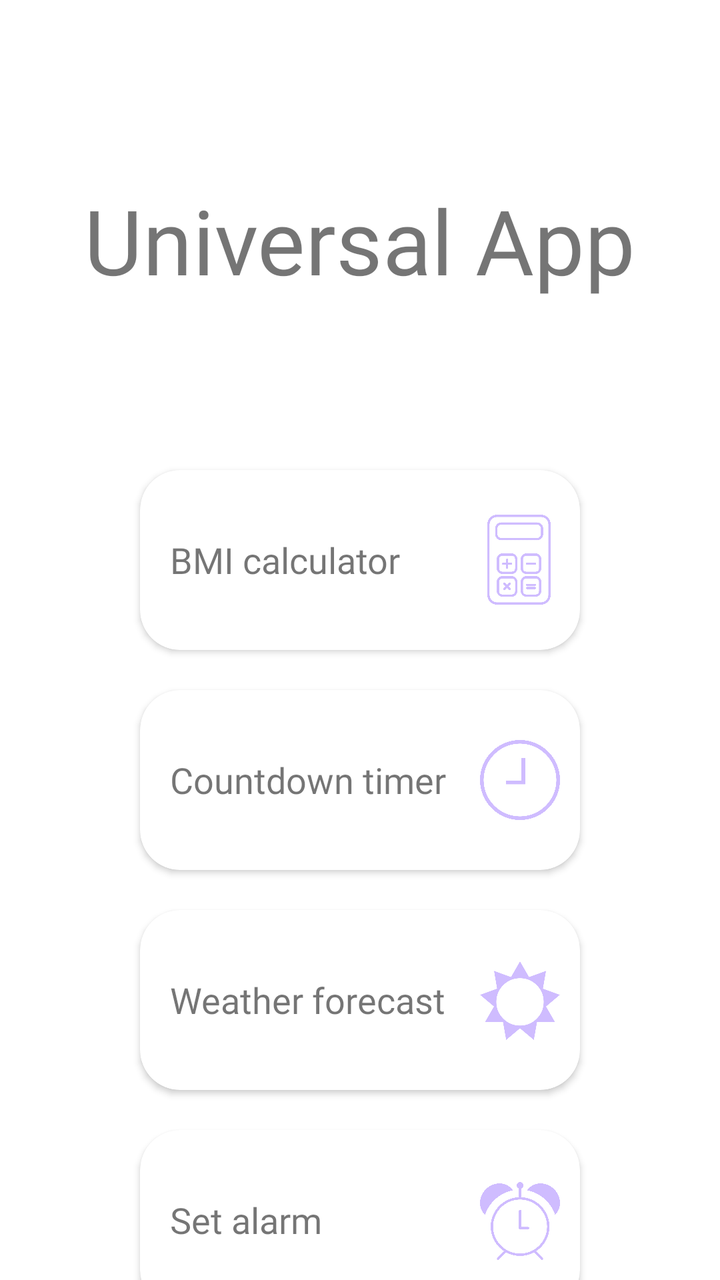
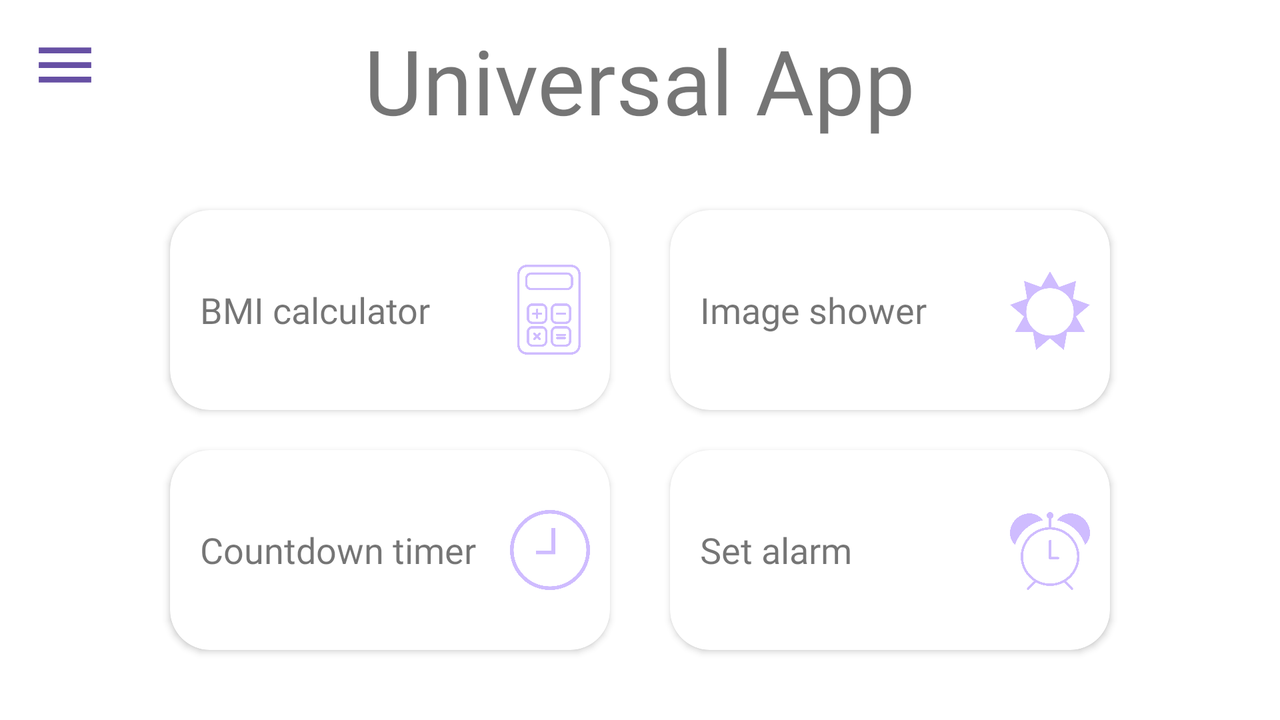

The same Android screen from two of the app's own layout files: first res/layout/ as a phone draws it, then the repository's variant for another configuration, drawn on a device whose configuration selects that folder. Both files follow.
<!-- AndroidManifest.xml: application theme AppTheme -->
<!-- res/layout/activity_main.xml -->
<?xml version="1.0" encoding="utf-8"?>
<androidx.appcompat.widget.LinearLayoutCompat xmlns:android="http://schemas.android.com/apk/res/android"
    xmlns:app="http://schemas.android.com/apk/res-auto"
    xmlns:tools="http://schemas.android.com/tools"
    android:layout_width="match_parent"
    android:layout_height="match_parent"
    android:gravity="center_horizontal"
    android:orientation="vertical"
    android:paddingLeft="16dp"
    android:paddingRight="16dp">

    <TextView
        android:id="@+id/textView"
        android:layout_width="wrap_content"
        android:layout_height="wrap_content"
        android:layout_marginTop="90sp"
        android:layout_marginBottom="70sp"
        android:fontFamily="@font/baloo"
        android:text="@string/choose"
        android:textSize="45sp" />

    <LinearLayout
        android:layout_width="250dp"
        android:layout_height="450dp"
        android:orientation="vertical"
        android:padding="5dp">

        <androidx.cardview.widget.CardView
            android:id="@+id/cardView1"
            android:layout_width="match_parent"
            android:layout_height="0dp"
            android:layout_margin="10dp"
            android:layout_weight="1"
            app:cardCornerRadius="20dp"
            android:clickable="true"
            android:foreground="?attr/selectableItemBackgroundBorderless"
            android:focusable="true">
            

            <RelativeLayout
                android:layout_width="match_parent"
                android:layout_height="match_parent">

                <TextView
                    android:id="@+id/calc1"
                    android:layout_width="wrap_content"
                    android:layout_height="wrap_content"
                    android:layout_centerVertical="true"
                    android:layout_marginStart="15dp"
                    android:fontFamily="@font/baloo"
                    android:text="@string/bmi_calculator"
                    android:textSize="18sp" />

                <ImageView
                    android:id="@+id/img1"
                    android:layout_width="45dp"
                    android:layout_height="45dp"
                    android:layout_alignParentEnd="true"
                    android:layout_centerVertical="true"
                    android:layout_marginEnd="8dp"
                    app:srcCompat="@drawable/calc1"
                    app:tint="@color/md_theme_light_inversePrimary" />

            </RelativeLayout>
        </androidx.cardview.widget.CardView>

        <androidx.cardview.widget.CardView
            android:layout_width="match_parent"
            android:layout_height="0dp"
            android:layout_margin="10dp"
            android:layout_weight="1"
            app:cardCornerRadius="20dp"
            android:clickable="true"
            android:foreground="?attr/selectableItemBackgroundBorderless"
            android:focusable="true">

            <RelativeLayout
                android:layout_width="match_parent"
                android:layout_height="match_parent">

                <TextView
                    android:layout_width="wrap_content"
                    android:layout_height="wrap_content"
                    android:layout_centerVertical="true"
                    android:layout_marginStart="15dp"
                    android:fontFamily="@font/baloo"
                    android:text="@string/countdown_timer"
                    android:textSize="18sp" />

                <ImageView
                    android:id="@+id/img2"
                    android:layout_width="40dp"
                    android:layout_height="40dp"
                    android:layout_alignParentEnd="true"
                    android:layout_centerVertical="true"
                    android:layout_marginEnd="10dp"
                    app:srcCompat="@drawable/clock1"
                    app:tint="@color/md_theme_light_inversePrimary" />
            </RelativeLayout>
        </androidx.cardview.widget.CardView>

        <androidx.cardview.widget.CardView
            android:layout_width="match_parent"
            android:layout_height="0dp"
            android:layout_margin="10dp"
            android:layout_weight="1"
            app:cardCornerRadius="20dp"
            android:clickable="true"
            android:foreground="?attr/selectableItemBackgroundBorderless"
            android:focusable="true">

            <RelativeLayout
                android:layout_width="match_parent"
                android:layout_height="match_parent">

                <TextView
                    android:layout_width="wrap_content"
                    android:layout_height="wrap_content"
                    android:layout_centerVertical="true"
                    android:layout_marginStart="15dp"
                    android:fontFamily="@font/baloo"
                    android:text="@string/weather_forecast"
                    android:textSize="18sp" />

                <ImageView
                    android:id="@+id/img3"
                    android:layout_width="40dp"
                    android:layout_height="40dp"
                    android:layout_alignParentEnd="true"
                    android:layout_centerVertical="true"
                    android:layout_marginEnd="10dp"
                    app:srcCompat="@drawable/sun1"
                    app:tint="@color/md_theme_light_inversePrimary" />
            </RelativeLayout>
        </androidx.cardview.widget.CardView>

        <androidx.cardview.widget.CardView
            android:layout_width="match_parent"
            android:layout_height="0dp"
            android:layout_margin="10dp"
            android:layout_weight="1"
            app:cardCornerRadius="20dp"
            android:clickable="true"
            android:foreground="?attr/selectableItemBackgroundBorderless"
            android:focusable="true">

            <RelativeLayout
                android:layout_width="match_parent"
                android:layout_height="match_parent">

                <TextView
                    android:layout_width="wrap_content"
                    android:layout_height="wrap_content"
                    android:layout_centerVertical="true"
                    android:layout_marginStart="15dp"
                    android:fontFamily="@font/baloo"
                    android:text="@string/alarm"
                    android:textSize="18sp" />

                <ImageView
                    android:id="@+id/img4"
                    android:layout_width="40dp"
                    android:layout_height="40dp"
                    android:layout_alignParentEnd="true"
                    android:layout_centerVertical="true"
                    android:layout_marginEnd="10dp"
                    app:srcCompat="@drawable/alarm1"
                    app:tint="@color/md_theme_light_inversePrimary" />
            </RelativeLayout>
        </androidx.cardview.widget.CardView>
    </LinearLayout>


</androidx.appcompat.widget.LinearLayoutCompat>
<!-- resources referenced by this layout -->
<resources>
  <color name="md_theme_light_inversePrimary">#CFBCFF</color>
  <!-- drawable alarm1: png bitmap (drawable, 547667 bytes) -->
  <!-- drawable calc1: png bitmap (drawable, 431502 bytes) -->
  <!-- drawable clock1: png bitmap (drawable, 429438 bytes) -->
  <!-- drawable sun1: png bitmap (drawable, 199314 bytes) -->
  <string name="alarm">Set alarm</string>
  <string name="bmi_calculator">BMI calculator</string>
  <string name="choose">Universal App</string>
  <string name="countdown_timer">Countdown timer</string>
  <string name="weather_forecast">Weather forecast</string>
</resources>
<!-- res/layout-land/activity_main.xml (the repository's variant of the layout above) -->
<!-- drawn on the phone turned sideways -->
<?xml version="1.0" encoding="utf-8"?>
<androidx.drawerlayout.widget.DrawerLayout xmlns:android="http://schemas.android.com/apk/res/android"
    xmlns:app="http://schemas.android.com/apk/res-auto"
    xmlns:tools="http://schemas.android.com/tools"
    android:id="@+id/drawerLayout"
    android:layout_width="match_parent"
    android:layout_height="match_parent">

    <androidx.constraintlayout.widget.ConstraintLayout
        android:layout_width="match_parent"
        android:layout_height="match_parent">

        <LinearLayout
            android:layout_width="match_parent"
            android:layout_height="50dp"
            android:orientation="horizontal"
            tools:ignore="MissingConstraints">

            <ImageView
                android:id="@+id/openNavDrawer"
                android:layout_width="35dp"
                android:layout_height="35dp"
                android:layout_marginStart="15dp"
                android:layout_marginTop="15dp"
                android:contentDescription="@string/goBack"
                android:src="@drawable/menu"
                tools:ignore="MissingConstraints" />

        </LinearLayout>

        <androidx.appcompat.widget.LinearLayoutCompat
            android:layout_width="match_parent"
            android:layout_height="match_parent"
            android:gravity="center_horizontal"
            android:orientation="vertical"
            android:paddingLeft="16dp"
            android:paddingRight="16dp"
            tools:layout_editor_absoluteX="0dp"
            tools:layout_editor_absoluteY="0dp">

            <TextView
                android:id="@+id/textView"
                android:layout_width="wrap_content"
                android:layout_height="wrap_content"
                android:layout_marginTop="10sp"
                android:layout_marginBottom="20sp"
                android:fontFamily="@font/baloo"
                android:text="@string/choose"
                android:textSize="45sp" />

            <LinearLayout
                android:layout_width="wrap_content"
                android:layout_height="250dp"
                android:orientation="horizontal">

                <LinearLayout
                    android:layout_width="250dp"
                    android:layout_height="250dp"
                    android:orientation="vertical"
                    android:padding="5dp">

                    <androidx.cardview.widget.CardView
                        android:id="@+id/cardView1"
                        android:layout_width="match_parent"
                        android:layout_height="0dp"
                        android:layout_margin="10dp"
                        android:layout_weight="1"
                        android:clickable="true"
                        android:focusable="true"
                        android:foreground="?attr/selectableItemBackgroundBorderless"
                        app:cardCornerRadius="20dp">
                        

                        <RelativeLayout
                            android:layout_width="match_parent"
                            android:layout_height="match_parent">

                            <TextView
                                android:id="@+id/calc1"
                                android:layout_width="wrap_content"
                                android:layout_height="wrap_content"
                                android:layout_centerVertical="true"
                                android:layout_marginStart="15dp"
                                android:fontFamily="@font/baloo"
                                android:text="@string/bmi_calculator"
                                android:textSize="18sp" />

                            <ImageView
                                android:id="@+id/img1"
                                android:layout_width="45dp"
                                android:layout_height="45dp"
                                android:layout_alignParentEnd="true"
                                android:layout_centerVertical="true"
                                android:layout_marginEnd="8dp"
                                app:srcCompat="@drawable/calc1"
                                app:tint="@color/md_theme_light_inversePrimary" />

                        </RelativeLayout>
                    </androidx.cardview.widget.CardView>

                    <androidx.cardview.widget.CardView
                        android:id="@+id/cardView2"
                        android:layout_width="match_parent"
                        android:layout_height="0dp"
                        android:layout_margin="10dp"
                        android:layout_weight="1"
                        android:clickable="true"
                        android:focusable="true"
                        android:foreground="?attr/selectableItemBackgroundBorderless"
                        app:cardCornerRadius="20dp">

                        <RelativeLayout
                            android:layout_width="match_parent"
                            android:layout_height="match_parent">

                            <TextView
                                android:layout_width="wrap_content"
                                android:layout_height="wrap_content"
                                android:layout_centerVertical="true"
                                android:layout_marginStart="15dp"
                                android:fontFamily="@font/baloo"
                                android:text="@string/countdown_timer"
                                android:textSize="18sp" />

                            <ImageView
                                android:id="@+id/img2"
                                android:layout_width="40dp"
                                android:layout_height="40dp"
                                android:layout_alignParentEnd="true"
                                android:layout_centerVertical="true"
                                android:layout_marginEnd="10dp"
                                app:srcCompat="@drawable/clock1"
                                app:tint="@color/md_theme_light_inversePrimary" />
                        </RelativeLayout>
                    </androidx.cardview.widget.CardView>


                </LinearLayout>

                <LinearLayout
                    android:layout_width="250dp"
                    android:layout_height="250dp"
                    android:orientation="vertical"
                    android:padding="5dp">

                    <androidx.cardview.widget.CardView
                        android:id="@+id/cardView3"
                        android:layout_width="match_parent"
                        android:layout_height="0dp"
                        android:layout_margin="10dp"
                        android:layout_weight="1"
                        android:clickable="true"
                        android:focusable="true"
                        android:foreground="?attr/selectableItemBackgroundBorderless"
                        app:cardCornerRadius="20dp">

                        <RelativeLayout
                            android:layout_width="match_parent"
                            android:layout_height="match_parent">

                            <TextView
                                android:layout_width="wrap_content"
                                android:layout_height="wrap_content"
                                android:layout_centerVertical="true"
                                android:layout_marginStart="15dp"
                                android:fontFamily="@font/baloo"
                                android:text="@string/image_shower"
                                android:textSize="18sp" />

                            <ImageView
                                android:id="@+id/img3"
                                android:layout_width="40dp"
                                android:layout_height="40dp"
                                android:layout_alignParentEnd="true"
                                android:layout_centerVertical="true"
                                android:layout_marginEnd="10dp"
                                app:srcCompat="@drawable/sun1"
                                app:tint="@color/md_theme_light_inversePrimary" />
                        </RelativeLayout>
                    </androidx.cardview.widget.CardView>

                    <androidx.cardview.widget.CardView
                        android:id="@+id/cardView4"
                        android:layout_width="match_parent"
                        android:layout_height="0dp"
                        android:layout_margin="10dp"
                        android:layout_weight="1"
                        android:clickable="true"
                        android:focusable="true"
                        android:foreground="?attr/selectableItemBackgroundBorderless"
                        app:cardCornerRadius="20dp">

                        <RelativeLayout
                            android:layout_width="match_parent"
                            android:layout_height="match_parent">

                            <TextView
                                android:layout_width="wrap_content"
                                android:layout_height="wrap_content"
                                android:layout_centerVertical="true"
                                android:layout_marginStart="15dp"
                                android:fontFamily="@font/baloo"
                                android:text="@string/alarm"
                                android:textSize="18sp" />

                            <ImageView
                                android:id="@+id/img4"
                                android:layout_width="40dp"
                                android:layout_height="40dp"
                                android:layout_alignParentEnd="true"
                                android:layout_centerVertical="true"
                                android:layout_marginEnd="10dp"
                                app:srcCompat="@drawable/alarm1"
                                app:tint="@color/md_theme_light_inversePrimary" />
                        </RelativeLayout>
                    </androidx.cardview.widget.CardView>

                </LinearLayout>

            </LinearLayout>
        </androidx.appcompat.widget.LinearLayoutCompat>
    </androidx.constraintlayout.widget.ConstraintLayout>

    <com.google.android.material.navigation.NavigationView
        android:id="@+id/navView"
        android:layout_width="wrap_content"
        android:layout_height="match_parent"
        android:layout_gravity="start"
        android:fitsSystemWindows="true"
        app:headerLayout="@layout/nav_header"
        app:menu="@menu/nav_menu" />

</androidx.drawerlayout.widget.DrawerLayout>
<!-- res/layout/nav_header.xml (included above) -->
<?xml version="1.0" encoding="utf-8"?>
<androidx.constraintlayout.widget.ConstraintLayout xmlns:android="http://schemas.android.com/apk/res/android"
    xmlns:tools="http://schemas.android.com/tools"
    android:layout_width="match_parent"
    android:layout_height="150dp"
    xmlns:app="http://schemas.android.com/apk/res-auto">

    <TextView
        android:id="@+id/textView"
        android:layout_width="wrap_content"
        android:layout_height="wrap_content"
        app:layout_constraintTop_toTopOf="parent"
        app:layout_constraintBottom_toBottomOf="parent"
        app:layout_constraintStart_toStartOf="parent"
        android:layout_marginStart="50dp"
        android:layout_marginTop="70sp"
        android:layout_marginBottom="70sp"
        android:fontFamily="@font/baloo"
        android:text="@string/choose"
        android:textSize="25sp"
        tools:ignore="MissingConstraints" />

</androidx.constraintlayout.widget.ConstraintLayout>
<!-- resources referenced by the variant -->
<!-- as the phone turned sideways resolves them -->
<resources>
  <color name="md_theme_light_inversePrimary">#CFBCFF</color>
  <!-- drawable alarm1: png bitmap (drawable, 547667 bytes) -->
  <!-- drawable calc1: png bitmap (drawable, 431502 bytes) -->
  <!-- drawable clock1: png bitmap (drawable, 429438 bytes) -->
  <!-- drawable menu (drawable) -->
  <vector android:height="24dp" android:tint="#6750A4"
      android:viewportHeight="24" android:viewportWidth="24"
      android:width="24dp" xmlns:android="http://schemas.android.com/apk/res/android">
      <path android:fillColor="@android:color/white" android:pathData="M3,18h18v-2L3,16v2zM3,13h18v-2L3,11v2zM3,6v2h18L21,6L3,6z"/>
  </vector>
  <!-- drawable sun1: png bitmap (drawable, 199314 bytes) -->
  <string name="alarm">Set alarm</string>
  <string name="bmi_calculator">BMI calculator</string>
  <string name="choose">Universal App</string>
  <string name="countdown_timer">Countdown timer</string>
  <string name="goBack">goBackToMainActivity</string>
  <string name="image_shower">Image shower</string>
</resources>
